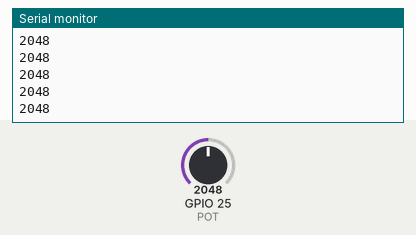
The sketch below on a simulated ESP32. Parts: the last lines printed to the serial monitor. Inputs (shaded band) come from the test bench; at power-on: GPIO 25 (POT) = 2048.

Above: at 1.2 s.
1.3 s: GPIO 25 (POT) set to 2866
At 2.1 s:
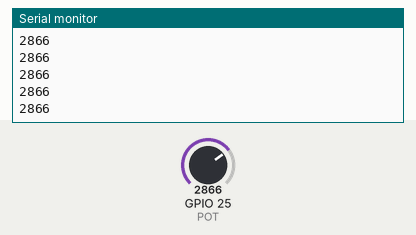
2.8 s: GPIO 25 (POT) set to 3603
At 3.5 s:
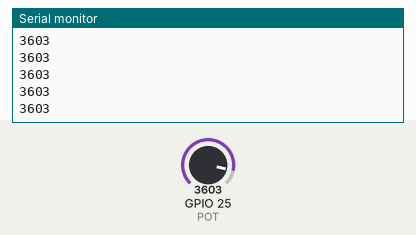
Timing chart, 0 to 5.8 s (numbered marks = the images above; inputs shaded):
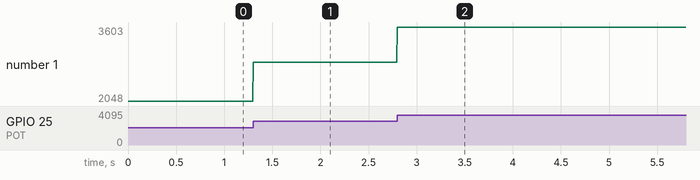

Measured:
- after the input at 1.3 s, the serial monitor: prints a new line at once (image 1)
- after the input at 2.8 s, the serial monitor: prints a new line at once (image 2)
- plotted number 1: 2048 → 2866 after the input at 1.3 s, 2866 → 3603 after the input at 2.8 s

The sketch:

analogRead.ino
```cpp
#define POT 25
void setup() {
  // put your setup code here, to run once:
  //Never do pinMode input to any pin needed to be read with analogRead
Serial.begin(9600);
}

void loop() {
  // put your main code here, to run repeatedly:
Serial.println(analogRead(POT));
}
```
